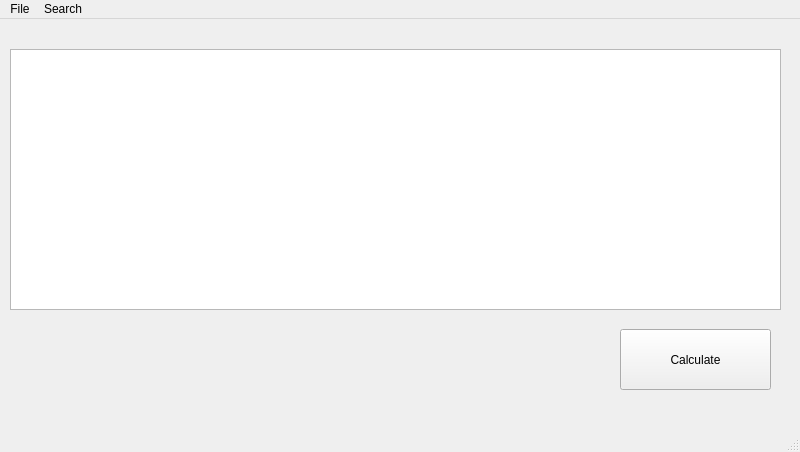
<?xml version="1.0" encoding="UTF-8"?>
<ui version="4.0">
 <class>CashierWindow</class>
 <widget class="QMainWindow" name="CashierWindow">
  <property name="geometry">
   <rect>
    <x>0</x>
    <y>0</y>
    <width>800</width>
    <height>452</height>
   </rect>
  </property>
  <property name="windowTitle">
   <string>MainWindow</string>
  </property>
  <widget class="QWidget" name="centralwidget">
   <widget class="QTableView" name="databaseTable">
    <property name="geometry">
     <rect>
      <x>10</x>
      <y>30</y>
      <width>771</width>
      <height>261</height>
     </rect>
    </property>
   </widget>
   <widget class="QPushButton" name="pushButton">
    <property name="geometry">
     <rect>
      <x>620</x>
      <y>310</y>
      <width>151</width>
      <height>61</height>
     </rect>
    </property>
    <property name="text">
     <string>Calculate</string>
    </property>
   </widget>
  </widget>
  <widget class="QMenuBar" name="menubar">
   <property name="geometry">
    <rect>
     <x>0</x>
     <y>0</y>
     <width>800</width>
     <height>27</height>
    </rect>
   </property>
   <widget class="QMenu" name="menuFile">
    <property name="title">
     <string>File</string>
    </property>
    <addaction name="actionExit"/>
   </widget>
   <widget class="QMenu" name="menuSearch">
    <property name="title">
     <string>Search</string>
    </property>
    <addaction name="actionID"/>
    <addaction name="actionOrder"/>
    <addaction name="actionName"/>
   </widget>
   <addaction name="menuFile"/>
   <addaction name="menuSearch"/>
  </widget>
  <widget class="QStatusBar" name="statusbar"/>
  <action name="actionExit">
   <property name="text">
    <string>Exit</string>
   </property>
  </action>
  <action name="actionID">
   <property name="text">
    <string>ID</string>
   </property>
  </action>
  <action name="actionOrder">
   <property name="text">
    <string>Order</string>
   </property>
  </action>
  <action name="actionName">
   <property name="text">
    <string>Name</string>
   </property>
  </action>
 </widget>
 <resources/>
 <connections/>
</ui>
